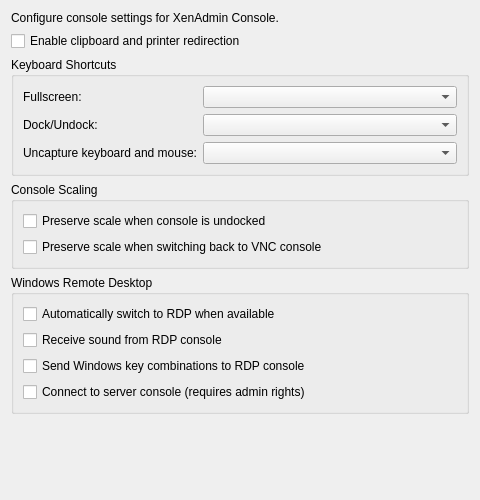
<?xml version="1.0" encoding="UTF-8"?>
<ui version="4.0">
 <class>ConsolesOptionsPage</class>
 <widget class="QWidget" name="ConsolesOptionsPage">
  <property name="geometry">
   <rect>
    <x>0</x>
    <y>0</y>
    <width>480</width>
    <height>500</height>
   </rect>
  </property>
  <layout class="QVBoxLayout" name="verticalLayout">
   <item>
    <widget class="QLabel" name="label1">
     <property name="text">
      <string>Configure console settings for XenAdmin Console.</string>
     </property>
     <property name="wordWrap">
      <bool>true</bool>
     </property>
    </widget>
   </item>
   <item>
    <widget class="QCheckBox" name="ClipboardCheckBox">
     <property name="text">
      <string>Enable clipboard and printer redirection</string>
     </property>
    </widget>
   </item>
   <item>
    <widget class="QGroupBox" name="ShortcutsGroupBox">
     <property name="title">
      <string>Keyboard Shortcuts</string>
     </property>
     <layout class="QFormLayout" name="formLayout">
      <item row="0" column="0">
       <widget class="QLabel" name="FullscreenHeader">
        <property name="text">
         <string>Fullscreen:</string>
        </property>
       </widget>
      </item>
      <item row="0" column="1">
       <widget class="QComboBox" name="KeyComboListBox"/>
      </item>
      <item row="1" column="0">
       <widget class="QLabel" name="DockUndockLabel">
        <property name="text">
         <string>Dock/Undock:</string>
        </property>
       </widget>
      </item>
      <item row="1" column="1">
       <widget class="QComboBox" name="DockKeyComboBox"/>
      </item>
      <item row="2" column="0">
       <widget class="QLabel" name="UncaptureLabel">
        <property name="text">
         <string>Uncapture keyboard and mouse:</string>
        </property>
       </widget>
      </item>
      <item row="2" column="1">
       <widget class="QComboBox" name="UncaptureKeyComboBox"/>
      </item>
     </layout>
    </widget>
   </item>
   <item>
    <widget class="QGroupBox" name="ConsoleGroupBox">
     <property name="title">
      <string>Console Scaling</string>
     </property>
     <layout class="QVBoxLayout" name="verticalLayout_2">
      <item>
       <widget class="QCheckBox" name="PreserveUndockedScaleCheckBox">
        <property name="text">
         <string>Preserve scale when console is undocked</string>
        </property>
       </widget>
      </item>
      <item>
       <widget class="QCheckBox" name="PreserveVNCConsoleScalingCheckBox">
        <property name="text">
         <string>Preserve scale when switching back to VNC console</string>
        </property>
       </widget>
      </item>
     </layout>
    </widget>
   </item>
   <item>
    <widget class="QGroupBox" name="RDPGroupBox">
     <property name="title">
      <string>Windows Remote Desktop</string>
     </property>
     <layout class="QVBoxLayout" name="verticalLayout_3">
      <item>
       <widget class="QCheckBox" name="AutoSwitchCheckBox">
        <property name="text">
         <string>Automatically switch to RDP when available</string>
        </property>
       </widget>
      </item>
      <item>
       <widget class="QCheckBox" name="SoundCheckBox">
        <property name="text">
         <string>Receive sound from RDP console</string>
        </property>
       </widget>
      </item>
      <item>
       <widget class="QCheckBox" name="WindowsKeyCheckBox">
        <property name="text">
         <string>Send Windows key combinations to RDP console</string>
        </property>
       </widget>
      </item>
      <item>
       <widget class="QCheckBox" name="ConnectToServerConsoleCheckBox">
        <property name="text">
         <string>Connect to server console (requires admin rights)</string>
        </property>
       </widget>
      </item>
     </layout>
    </widget>
   </item>
   <item>
    <spacer name="verticalSpacer">
     <property name="orientation">
      <enum>Qt::Vertical</enum>
     </property>
     <property name="sizeHint" stdset="0">
      <size>
       <width>20</width>
       <height>40</height>
      </size>
     </property>
    </spacer>
   </item>
  </layout>
 </widget>
 <resources/>
 <connections/>
</ui>
